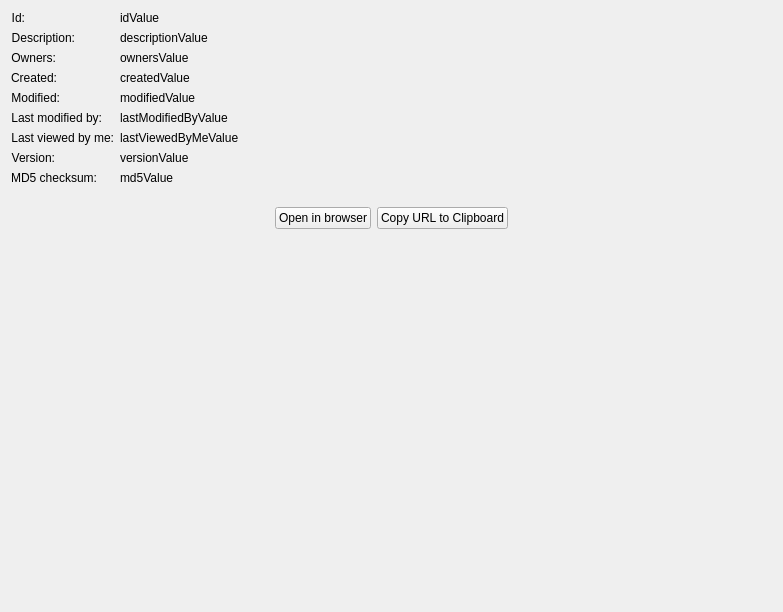
<?xml version="1.0" encoding="UTF-8"?>
<ui version="4.0">
 <class>GDrivePropertiesWidget</class>
 <widget class="QWidget" name="GDrivePropertiesWidget">
  <property name="geometry">
   <rect>
    <x>0</x>
    <y>0</y>
    <width>783</width>
    <height>612</height>
   </rect>
  </property>
  <layout class="QVBoxLayout" name="verticalLayout">
   <item>
    <layout class="QFormLayout" name="formLayout">
     <property name="formAlignment">
      <set>Qt::AlignHCenter|Qt::AlignTop</set>
     </property>
     <item row="0" column="0">
      <widget class="QLabel" name="idLabel">
       <property name="text">
        <string>Id:</string>
       </property>
       <property name="alignment">
        <set>Qt::AlignRight|Qt::AlignTrailing|Qt::AlignVCenter</set>
       </property>
       <property name="textInteractionFlags">
        <set>Qt::LinksAccessibleByMouse|Qt::TextSelectableByKeyboard|Qt::TextSelectableByMouse</set>
       </property>
      </widget>
     </item>
     <item row="0" column="1">
      <widget class="QLabel" name="idValue">
       <property name="text">
        <string notr="true">idValue</string>
       </property>
       <property name="textInteractionFlags">
        <set>Qt::LinksAccessibleByMouse|Qt::TextSelectableByKeyboard|Qt::TextSelectableByMouse</set>
       </property>
      </widget>
     </item>
     <item row="1" column="0">
      <widget class="QLabel" name="descriptionLabel">
       <property name="text">
        <string>Description:</string>
       </property>
       <property name="alignment">
        <set>Qt::AlignRight|Qt::AlignTrailing|Qt::AlignVCenter</set>
       </property>
       <property name="textInteractionFlags">
        <set>Qt::LinksAccessibleByMouse|Qt::TextSelectableByKeyboard|Qt::TextSelectableByMouse</set>
       </property>
      </widget>
     </item>
     <item row="1" column="1">
      <widget class="QLabel" name="descriptionValue">
       <property name="text">
        <string notr="true">descriptionValue</string>
       </property>
       <property name="textInteractionFlags">
        <set>Qt::LinksAccessibleByMouse|Qt::TextSelectableByKeyboard|Qt::TextSelectableByMouse</set>
       </property>
      </widget>
     </item>
     <item row="2" column="0">
      <widget class="QLabel" name="ownersLabel">
       <property name="text">
        <string>Owners:</string>
       </property>
       <property name="alignment">
        <set>Qt::AlignRight|Qt::AlignTrailing|Qt::AlignVCenter</set>
       </property>
       <property name="textInteractionFlags">
        <set>Qt::LinksAccessibleByMouse|Qt::TextSelectableByKeyboard|Qt::TextSelectableByMouse</set>
       </property>
      </widget>
     </item>
     <item row="2" column="1">
      <widget class="QLabel" name="ownersValue">
       <property name="text">
        <string notr="true">ownersValue</string>
       </property>
       <property name="textInteractionFlags">
        <set>Qt::LinksAccessibleByMouse|Qt::TextSelectableByKeyboard|Qt::TextSelectableByMouse</set>
       </property>
      </widget>
     </item>
     <item row="3" column="0">
      <widget class="QLabel" name="createdLabel">
       <property name="text">
        <string>Created:</string>
       </property>
       <property name="alignment">
        <set>Qt::AlignRight|Qt::AlignTrailing|Qt::AlignVCenter</set>
       </property>
       <property name="textInteractionFlags">
        <set>Qt::LinksAccessibleByMouse|Qt::TextSelectableByKeyboard|Qt::TextSelectableByMouse</set>
       </property>
      </widget>
     </item>
     <item row="3" column="1">
      <widget class="QLabel" name="createdValue">
       <property name="text">
        <string notr="true">createdValue</string>
       </property>
       <property name="textInteractionFlags">
        <set>Qt::LinksAccessibleByMouse|Qt::TextSelectableByKeyboard|Qt::TextSelectableByMouse</set>
       </property>
      </widget>
     </item>
     <item row="4" column="0">
      <widget class="QLabel" name="modifiedLabel">
       <property name="text">
        <string>Modified:</string>
       </property>
       <property name="alignment">
        <set>Qt::AlignRight|Qt::AlignTrailing|Qt::AlignVCenter</set>
       </property>
       <property name="textInteractionFlags">
        <set>Qt::LinksAccessibleByMouse|Qt::TextSelectableByKeyboard|Qt::TextSelectableByMouse</set>
       </property>
      </widget>
     </item>
     <item row="4" column="1">
      <widget class="QLabel" name="modifiedValue">
       <property name="text">
        <string notr="true">modifiedValue</string>
       </property>
       <property name="textInteractionFlags">
        <set>Qt::LinksAccessibleByMouse|Qt::TextSelectableByKeyboard|Qt::TextSelectableByMouse</set>
       </property>
      </widget>
     </item>
     <item row="5" column="0">
      <widget class="QLabel" name="lastModifiedByLabel">
       <property name="text">
        <string>Last modified by:</string>
       </property>
       <property name="alignment">
        <set>Qt::AlignRight|Qt::AlignTrailing|Qt::AlignVCenter</set>
       </property>
       <property name="textInteractionFlags">
        <set>Qt::LinksAccessibleByMouse|Qt::TextSelectableByKeyboard|Qt::TextSelectableByMouse</set>
       </property>
      </widget>
     </item>
     <item row="5" column="1">
      <widget class="QLabel" name="lastModifiedByValue">
       <property name="text">
        <string notr="true">lastModifiedByValue</string>
       </property>
       <property name="textInteractionFlags">
        <set>Qt::LinksAccessibleByMouse|Qt::TextSelectableByKeyboard|Qt::TextSelectableByMouse</set>
       </property>
      </widget>
     </item>
     <item row="6" column="0">
      <widget class="QLabel" name="lastViewedByMeLabel">
       <property name="text">
        <string>Last viewed by me:</string>
       </property>
       <property name="alignment">
        <set>Qt::AlignRight|Qt::AlignTrailing|Qt::AlignVCenter</set>
       </property>
       <property name="textInteractionFlags">
        <set>Qt::LinksAccessibleByMouse|Qt::TextSelectableByKeyboard|Qt::TextSelectableByMouse</set>
       </property>
      </widget>
     </item>
     <item row="6" column="1">
      <widget class="QLabel" name="lastViewedByMeValue">
       <property name="text">
        <string notr="true">lastViewedByMeValue</string>
       </property>
       <property name="textInteractionFlags">
        <set>Qt::LinksAccessibleByMouse|Qt::TextSelectableByKeyboard|Qt::TextSelectableByMouse</set>
       </property>
      </widget>
     </item>
     <item row="7" column="0">
      <widget class="QLabel" name="versionLabel">
       <property name="text">
        <string>Version:</string>
       </property>
       <property name="alignment">
        <set>Qt::AlignRight|Qt::AlignTrailing|Qt::AlignVCenter</set>
       </property>
       <property name="textInteractionFlags">
        <set>Qt::LinksAccessibleByMouse|Qt::TextSelectableByKeyboard|Qt::TextSelectableByMouse</set>
       </property>
      </widget>
     </item>
     <item row="7" column="1">
      <widget class="QLabel" name="versionValue">
       <property name="text">
        <string notr="true">versionValue</string>
       </property>
       <property name="textInteractionFlags">
        <set>Qt::LinksAccessibleByMouse|Qt::TextSelectableByKeyboard|Qt::TextSelectableByMouse</set>
       </property>
      </widget>
     </item>
     <item row="8" column="0">
      <widget class="QLabel" name="md5Label">
       <property name="text">
        <string>MD5 checksum:</string>
       </property>
       <property name="alignment">
        <set>Qt::AlignRight|Qt::AlignTrailing|Qt::AlignVCenter</set>
       </property>
       <property name="textInteractionFlags">
        <set>Qt::LinksAccessibleByMouse|Qt::TextSelectableByKeyboard|Qt::TextSelectableByMouse</set>
       </property>
      </widget>
     </item>
     <item row="8" column="1">
      <widget class="QLabel" name="md5Value">
       <property name="text">
        <string notr="true">md5Value</string>
       </property>
       <property name="textInteractionFlags">
        <set>Qt::LinksAccessibleByMouse|Qt::TextSelectableByKeyboard|Qt::TextSelectableByMouse</set>
       </property>
      </widget>
     </item>
    </layout>
   </item>
   <item>
    <spacer name="betweenFormAndButtonsSpacer">
     <property name="orientation">
      <enum>Qt::Vertical</enum>
     </property>
     <property name="sizeType">
      <enum>QSizePolicy::Fixed</enum>
     </property>
     <property name="sizeHint" stdset="0">
      <size>
       <width>20</width>
       <height>16</height>
      </size>
     </property>
    </spacer>
   </item>
   <item>
    <layout class="QHBoxLayout" name="horizontalLayout">
     <item>
      <spacer name="horizontalSpacer">
       <property name="orientation">
        <enum>Qt::Horizontal</enum>
       </property>
       <property name="sizeHint" stdset="0">
        <size>
         <width>40</width>
         <height>20</height>
        </size>
       </property>
      </spacer>
     </item>
     <item>
      <widget class="QPushButton" name="urlOpenButton">
       <property name="sizePolicy">
        <sizepolicy hsizetype="Fixed" vsizetype="Fixed">
         <horstretch>0</horstretch>
         <verstretch>0</verstretch>
        </sizepolicy>
       </property>
       <property name="text">
        <string>Open in browser</string>
       </property>
       <property name="icon">
        <iconset theme="internet-services">
         <normaloff>.</normaloff>.</iconset>
       </property>
      </widget>
     </item>
     <item>
      <widget class="QPushButton" name="urlCopyButton">
       <property name="sizePolicy">
        <sizepolicy hsizetype="Fixed" vsizetype="Fixed">
         <horstretch>0</horstretch>
         <verstretch>0</verstretch>
        </sizepolicy>
       </property>
       <property name="toolTip">
        <string>Click to copy the Google Drive URL to the clipboard.</string>
       </property>
       <property name="text">
        <string>Copy URL to Clipboard</string>
       </property>
       <property name="icon">
        <iconset theme="edit-copy">
         <normaloff>../../../kio/src/widgets</normaloff>../../../kio/src/widgets</iconset>
       </property>
      </widget>
     </item>
     <item>
      <spacer name="horizontalSpacer_2">
       <property name="orientation">
        <enum>Qt::Horizontal</enum>
       </property>
       <property name="sizeHint" stdset="0">
        <size>
         <width>40</width>
         <height>20</height>
        </size>
       </property>
      </spacer>
     </item>
    </layout>
   </item>
   <item>
    <spacer name="verticalSpacer">
     <property name="orientation">
      <enum>Qt::Vertical</enum>
     </property>
     <property name="sizeHint" stdset="0">
      <size>
       <width>20</width>
       <height>40</height>
      </size>
     </property>
    </spacer>
   </item>
  </layout>
 </widget>
 <resources/>
 <connections/>
</ui>
